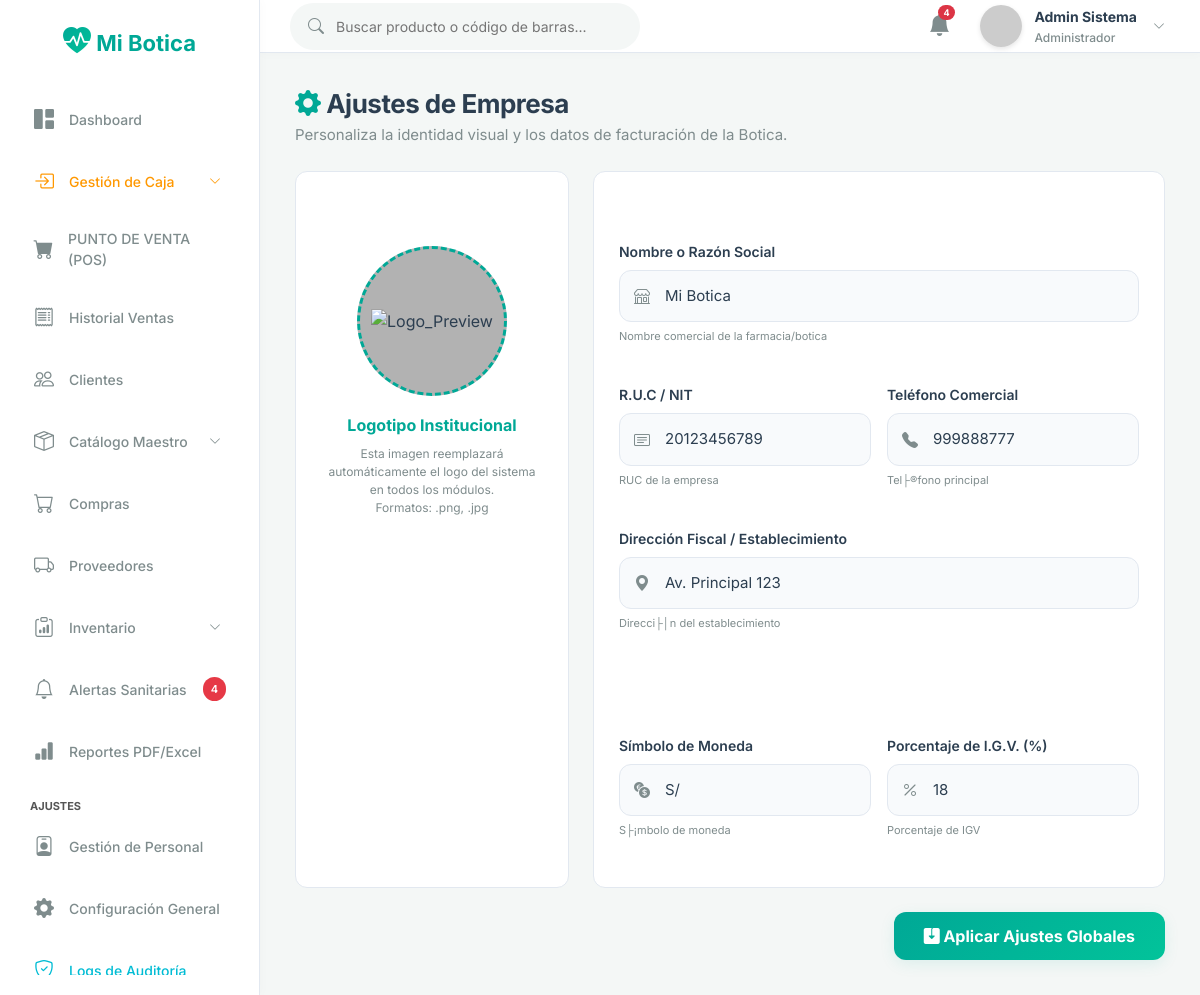
/configuracion/index (signed in), run on the app's committed database.
### tables this page shows
CREATE TABLE `configuracion` (
  `id` int NOT NULL AUTO_INCREMENT,
  `clave` varchar(50) NOT NULL,
  `valor` text,
  `descripcion` varchar(255) DEFAULT NULL,
  PRIMARY KEY (`id`),
  UNIQUE KEY `clave` (`clave`)
);

### app/controllers/ConfiguracionController.php (called while the page is built, shortened)
<?php
class ConfiguracionController extends Controller {
    public function index() {
        $configModel = $this->model('Configuracion');
        $configs = $configModel->getAll();
        $data = [
            'title' => 'Configuración de Empresa',
            'configs' => $configs
        ];
        $this->view('configuracion/index', $data);
    }
}

### app/core/App.php (called while the page is built, shortened)
<?php
class App {
    protected $method = 'login';
    public function __construct() {
        $url = $this->parseUrl();
        if (isset($url[0]) && file_exists('../app/controllers/' . ucfirst($url[0]) . 'Controller.php')) {
            unset($url[0]);
        }
        $this->controller = new $this->controller;
        if (isset($url[1])) {
            if (method_exists($this->controller, $url[1])) {
                $this->method = $url[1];
                unset($url[1]);
            }
        }
        $this->params = $url ? array_values($url) : [];
        call_user_func_array([$this->controller, $this->method], $this->params);
    }
    public function parseUrl() {
        if (isset($_GET['url'])) {
            return explode('/', filter_var(rtrim($_GET['url'], '/'), FILTER_SANITIZE_URL));
        }
        return [];
    }
}

### public/index.php (called while the page is built, shortened)
<?php
require_once '../app/config/database.php';
require_once '../app/core/App.php';
require_once '../app/core/Controller.php';
$app = new App();

### app/models/Configuracion.php (called while the page is built, shortened)
<?php
class Configuracion {
    private $conn;
    private $table_name = "configuracion";
    public function __construct() {
        $database = new Database();
        $this->conn = $database->getConnection();
    }
    public function getAll() {
        $query = "SELECT clave, valor, descripcion FROM " . $this->table_name;
        $stmt = $this->conn->prepare($query);
        $stmt->execute();
        $results = [];
        while ($row = $stmt->fetch(PDO::FETCH_ASSOC)) {
            $results[$row['clave']] = [
                'valor' => $row['valor'],
                'descripcion' => $row['descripcion']
            ];
        }
        return $results;
    }
}

### app/config/database.php (called while the page is built, shortened)
<?php
class Database {
    private $host = "localhost";
    private $db_name = "botica_db";
    private $username = "root";
    private $password = "";
    public function getConnection() {
        $this->conn = null;
        try {
            $this->conn = new PDO("mysql:host=" . $this->host . ";dbname=" . $this->db_name . ";charset=utf8mb4", $this->username, $this->password);
            $this->conn->exec("SET NAMES utf8mb4");
        } catch(PDOException $exception) {
            error_log("Error de conexión a la base de datos: " . $exception->getMessage());
            die("No se pudo conectar con la base de datos. Intente nuevamente más tarde.");
        }
        return $this->conn;
    }
}
?>

### app/views/configuracion/index.php (the view, shortened to what this page needs)
<?php
$c = $data['configs'];
$logo_url = !empty($c['logo']['valor']) ? $c['logo']['valor'] : BASE_URL . 'img/default_logo.png';
?>
<div class="page-content">
    <div class="mb-4">
        <h1 class="page-title"><i class="bi bi-gear-fill" style="color:var(--accent-primary);"></i> Ajustes de Empresa</h1>
        <div class="page-subtitle">Personaliza la identidad visual y los datos de facturación de la Botica.</div>
    </div>
    <form action="<?php echo BASE_URL; ?>configuracion/save" method="POST" enctype="multipart/form-data">
        <div class="row g-4">
            <div class="col-md-4">
                <div class="settings-card text-center">
                    <h5 style="color: #fff; font-size: 16px; margin-bottom: 30px;">Identidad Visual</h5>
                    <label for="fileLogo" style="width: 100%; cursor: pointer;">
                        <div class="logo-preview-container" id="logoContainer">
                            <img src="<?php echo htmlspecialchars($logo_url); ?>" id="imgPreview" alt="Logo_Preview">
                        </div>
                    </label>
                    <h6 style="color: var(--accent-primary); font-weight: 700;">Logotipo Institucional</h6>
                    <p style="color: var(--text-secondary); font-size: 12px; line-height: 1.5; margin-top: 10px;">
                        Esta imagen reemplazará automáticamente el logo del sistema en todos los módulos.<br>Formatos: .png, .jpg
                    </p>
                </div>
            </div>
            <div class="col-md-8">
                <div class="settings-card">
                    <h5 style="color: #fff; font-size: 16px; margin-bottom: 25px;"><i class="bi bi-building"></i> Información Fiscal y Comercial</h5>
                    <div class="row g-3">
                        <div class="col-md-12 form-group">
                            <label class="form-label">Nombre o Razón Social</label>
                            <div class="form-control-custom-icon">
                                <i class="bi bi-shop"></i>
                                <input type="text" name="nombre_botica" class="form-control-custom" value="<?php echo htmlspecialchars($c['nombre_botica']['valor'] ?? ''); ?>" required>
                            </div>
                            <small style="color:var(--text-secondary); font-size: 11px;"><?php echo htmlspecialchars($c['nombre_botica']['descripcion'] ?? ''); ?></small>
                        </div>
                        <div class="col-md-6 form-group">
                            <label class="form-label">R.U.C / NIT</label>
                            <div class="form-control-custom-icon">
                                <i class="bi bi-card-text"></i>
                                <input type="text" name="ruc" class="form-control-custom" value="<?php echo htmlspecialchars($c['ruc']['valor'] ?? ''); ?>" required>
                            </div>
                            <small style="color:var(--text-secondary); font-size: 11px;"><?php echo htmlspecialchars($c['ruc']['descripcion'] ?? ''); ?></small>
                        </div>
                        <div class="col-md-6 form-group">
                            <label class="form-label">Teléfono Comercial</label>
                            <div class="form-control-custom-icon">
                                <i class="bi bi-telephone-fill"></i>
                                <input type="text" name="telefono" class="form-control-custom" value="<?php echo htmlspecialchars($c['telefono']['valor'] ?? ''); ?>">
                            </div>
                            <small style="color:var(--text-secondary); font-size: 11px;"><?php echo htmlspecialchars($c['telefono']['descripcion'] ?? ''); ?></small>
                        </div>
                        <div class="col-md-12 form-group">
                            <label class="form-label">Dirección Fiscal / Establecimiento</label>
                            <div class="form-control-custom-icon">
                                <i class="bi bi-geo-alt-fill"></i>
                                <input type="text" name="direccion" class="form-control-custom" value="<?php echo htmlspecialchars($c['direccion']['valor'] ?? ''); ?>" required>
                            </div>
                            <small style="color:var(--text-secondary); font-size: 11px;"><?php echo htmlspecialchars($c['direccion']['descripcion'] ?? ''); ?></small>
                        </div>
                    </div>
                    <h5 style="color: #fff; font-size: 16px; margin-top: 35px; margin-bottom: 25px;"><i class="bi bi-cash-coin"></i> Valores Financieros Base</h5>
                    <div class="row g-3">
                        <div class="col-md-6 form-group">
                            <label class="form-label">Símbolo de Moneda</label>
                            <div class="form-control-custom-icon">
                                <i class="bi bi-currency-exchange"></i>
                                <input type="text" name="moneda" class="form-control-custom" value="<?php echo htmlspecialchars($c['moneda']['valor'] ?? ''); ?>" required>
                            </div>
                            <small style="color:var(--text-secondary); font-size: 11px;"><?php echo htmlspecialchars($c['moneda']['descripcion'] ?? ''); ?></small>
                        </div>
                        <div class="col-md-6 form-group">
                            <label class="form-label">Porcentaje de I.G.V. (%)</label>
                            <div class="form-control-custom-icon">
                                <i class="bi bi-percent"></i>
                                <input type="number" step="0.01" name="igv" class="form-control-custom" value="<?php echo htmlspecialchars($c['igv']['valor'] ?? ''); ?>" required>
                            </div>
                            <small style="color:var(--text-secondary); font-size: 11px;"><?php echo htmlspecialchars($c['igv']['descripcion'] ?? ''); ?></small>
                        </div>
                    </div>
                </div>
            </div>
        </div>
        <div class="text-end mt-4">
            <button type="submit" class="btn-primary-custom" style="width: auto; padding: 12px 30px; font-size: 16px;">
                <i class="bi bi-save2-fill"></i> Aplicar Ajustes Globales
            </button>
        </div>
    </form>
</div>

### public/css/style.css (style rules this page uses)
:root { --bg-dark: #F4F7F6; --bg-card: #FFFFFF; --text-primary: #2C3E50; --text-secondary: #7F8C8D; --accent-primary: #00A896; --accent-hover: #028090; --accent-light: rgba(0, 168, 150, 0.1); --success: #02C39A; --success-bg: rgba(2, 195, 154, 0.1); --danger: #E63946; --danger-bg: rgba(230, 57, 70, 0.1); --warning: #F4A261; --border-color: #E2E8F0; }
body { font-family: 'Inter', sans-serif; background-color: var(--bg-dark); color: var(--text-primary); margin: 0; overflow-x: hidden; }
.page-content { padding: 35px; }
.page-title { font-size: 26px; font-weight: 700; color: var(--text-primary); margin: 0; letter-spacing: -0.5px; }
.page-subtitle { font-size: 15px; color: var(--text-secondary); margin-top: 5px; }
.form-group { margin-bottom: 22px; }
.form-label { display: block; font-size: 14px; color: var(--text-primary); margin-bottom: 8px; font-weight: 600; }
.form-control-custom { width: 100%; padding: 14px 18px; border-radius: 12px; background-color: #F8FAFC; border: 1px solid var(--border-color); color: var(--text-primary); font-family: 'Inter'; transition: all 0.3s; font-size: 15px; }
.btn-primary-custom { width: 100%; padding: 14px; background: linear-gradient(135deg, var(--accent-primary), var(--success)); color: white; border: none; border-radius: 12px; font-size: 16px; font-weight: 700; cursor: pointer; transition: transform 0.2s, box-shadow 0.3s; font-family: 'Inter'; box-shadow: 0 4px 15px var(--accent-light); }

### app/views/configuracion/index.php (style rules this page uses)
.settings-card { background: var(--bg-card); border: 1px solid var(--border-color); border-radius: 12px; padding: 25px; height: 100%; }
.logo-preview-container { width: 150px; height: 150px; border-radius: 50%; border: 3px dashed var(--accent-primary); display: flex; justify-content: center; align-items: center; margin: 0 auto 20px; overflow: hidden; position: relative; background: rgba(0,0,0,0.3); cursor: pointer; transition: all 0.3s; }
.logo-preview-container img { max-width: 100%; max-height: 100%; object-fit: contain; }
.form-control-custom-icon { position: relative; }
.form-control-custom-icon i { position: absolute; left: 15px; top: 50%; transform: translateY(-50%); color: var(--text-secondary); }
.form-control-custom-icon input { padding-left: 45px; }

### data on the page
configuracion: nombre_botica "Mi Botica", descripcion "Nombre comercial de la farmacia/botica"
configuracion: ruc "20123456789", descripcion "RUC de la empresa"
configuracion: telefono "999888777", descripcion "Tel├®fono principal"
configuracion: direccion "Av. Principal 123", descripcion "Direcci├│n del establecimiento"
configuracion: moneda "S/", descripcion "S├¡mbolo de moneda"
configuracion: igv "18", descripcion "Porcentaje de IGV"

### other printed values
$_totalNotifs "4"
$_SESSION['nombre'] "Admin Sistema"
$roles[$_SESSION['rol_id'] ?? 1] "Administrador"
